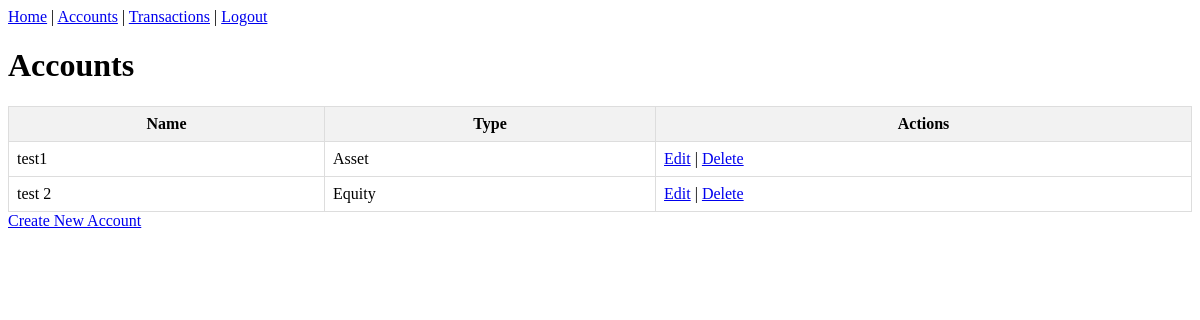
The page /accounts/ (signed in) on the database as committed earlier.
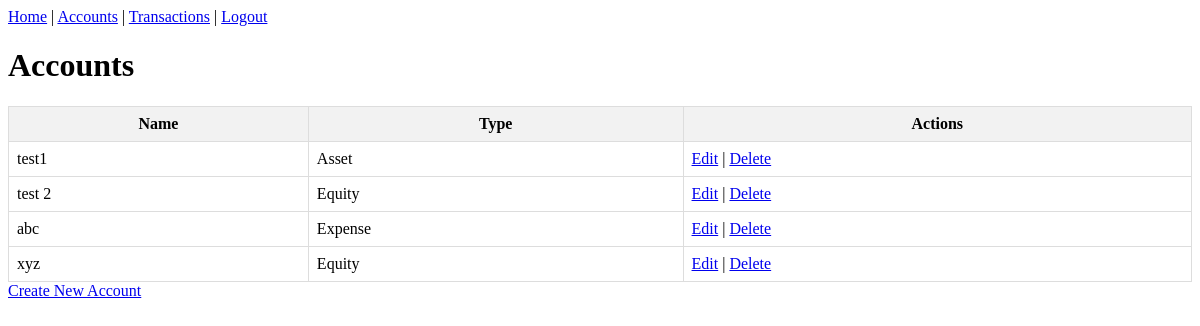
The same page on the database as committed later.
### modules/models/account.py (models this page shows, shortened)
class Account(db.Model):
    __tablename__ = 'accounts'
    id = db.Column(db.Integer, primary_key=True)
    name = db.Column(db.String(150), unique=True, nullable=False)
    type = db.Column(db.String(50), nullable=False)

### app/views/accounts.py (the view)
@bp.route('/', methods=['GET'])
@login_required
def list_accounts():
    accounts = Account.query.all()
    return render_template('account_list.html', accounts=accounts)

### app/templates/account_list.html (shortened to what this page needs)
{% extends "base.html" %}
{% block content %}
<h1>Accounts</h1>
<table>
    <tr>
        <th>Name</th>
        <th>Type</th>
        <th>Actions</th>
    </tr>
    {% for account in accounts %}
    <tr>
        <td>{{ account.name }}</td>
        <td>{{ account.type }}</td>
        <td>
            <a href="{{ url_for('accounts.edit_account', account_id=account.id) }}">Edit</a> |
            <a href="{{ url_for('accounts.delete_account', account_id=account.id) }}">Delete</a>
        </td>
    </tr>
    {% endfor %}
</table>
<a href="{{ url_for('accounts.new_account') }}">Create New Account</a>
{% endblock %}

Rows that differ between the two databases and show on the page:
added Account: name "abc", type "Expense"
added Account: name "xyz", type "Equity"
